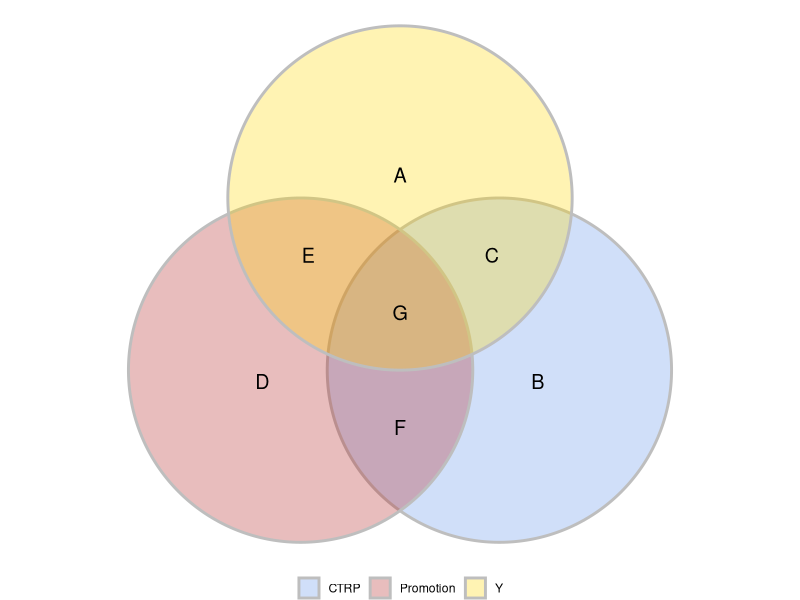

R code for this plot:
## ---- chunk 1
knitr::opts_chunk$set(
	echo = FALSE,
	message = FALSE,
	warning = FALSE
)
library(tidyverse)
library(caret)
library(gridExtra)
library(MASS)
library(stringr)
library(limma)
library(tidyverse)
library(ggforce)
set.seed(0512)
## ---- chunk 2
raw_df <- read_csv("../data/CTRP.csv") %>% dplyr::select(-one_of('Serial'))
colnames(raw_df) <- make.names(colnames(raw_df))
raw_df %>% sample_n(5)
## ---- chunk 3
summary(raw_df)
## ---- chunk 4
plot_bivariate_cont <- function(raw_data, pred_column_name){
  bi_var_df <- raw_df %>% select_if(is.numeric)
  for(column in colnames(bi_var_df)){
    if(column != pred_column_name){
      trainList_bi <- createDataPartition(y = unlist(raw_df[pred_column_name]), times = 1,p = 0.8, list = FALSE)
      dfTest_bi <- raw_df[-trainList_bi,]
      dfTrain_bi <- raw_df[trainList_bi,]
      form_2 = as.formula(paste0(pred_column_name,' ~ ',column))
      set.seed(1234)
      objControl <- trainControl(method = "none",
                               summaryFunction = defaultSummary)
      
      cont_loop_caret_model <- train(form_2, data = dfTrain_bi,
                             method = 'lm',
                             trControl = objControl,
                             metric = "RMSE"
                             )
      print(summary(cont_loop_caret_model))
      print(strrep("-",100)) 
    }
  }
}
plot_bivariate_cont(raw_df, pred_column_name = 'R')
## ---- chunk 5
form_2 = as.formula(paste0('R~.'))
set.seed(1234)
objControl <- trainControl(method = "none",
                         summaryFunction = defaultSummary)

model <- train(form_2, data = raw_df,
                       method = 'lm',
                       trControl = objControl,
                       metric = "RMSE")
print(summary(model))
predictions <- predict(object = model, raw_df)
## ---- chunk 6
set.seed((123))
mydata <- data.frame(A = rbinom(100, 1, 0.8),
                     B = rbinom(100, 1, 0.7),
                     C = rbinom(100, 1, 0.6)) %>%
                       mutate_all(., as.logical)
df.venn <- data.frame(x = c(0, 0.866, -0.866),
                      y = c(1, -0.5, -0.5),
                      labels = c('Y', 'CTRP', 'Promotion'))
vdc <- vennCounts(mydata)
class(vdc) <- 'matrix'
df.vdc <- as.data.frame(vdc)[-1,] %>%
  mutate(x = c(0, 1.2, 0.8, -1.2, -0.8, 0, 0),
         y = c(1.2, -0.6, 0.5, -0.6, 0.5, -1, 0)) %>% 
  mutate(lables = c('A', 'B', 'C', 'D', 'E', 'F', 'G'))
ggplot(df.venn) +
  geom_circle(aes(x0 = x, y0 = y, r = 1.5, fill = labels), alpha = .3, size = 1, colour = 'grey') +
  coord_fixed() +
  theme_void() +
  theme(legend.position = 'bottom') +
  scale_fill_manual(values = c('cornflowerblue', 'firebrick',  'gold')) +
  scale_colour_manual(values = c('cornflowerblue', 'firebrick', 'gold'), guide = FALSE) +
  labs(fill = NULL) +
  annotate("text", x = df.vdc$x, y = df.vdc$y, label = df.vdc$lables, size = 5)

## ---- chunk 7
form_3 = as.formula(paste0('CTRP~P'))
set.seed(1234)
objControl <- trainControl(method = "none",
                         summaryFunction = defaultSummary)

model3 <- train(form_3, data = raw_df,
                       method = 'lm',
                       trControl = objControl,
                       metric = "RMSE")
print(summary(model3))
pred_model <- raw_df
pred_model$predicted_ctrp <- predict(object = model3, raw_df)
pred_model$e_ctrp_p <- pred_model$CTRP - pred_model$predicted_ctrp
## ---- chunk 8
form_4 = as.formula(paste0('R~e_ctrp_p'))
set.seed(1234)
objControl <- trainControl(method = "none",
                         summaryFunction = defaultSummary)

model4 <- train(form_4, data = pred_model,
                       method = 'lm',
                       trControl = objControl,
                       metric = "RMSE")
print(summary(model4))
## ---- chunk 9
form_1 = as.formula(paste0('R~P'))
set.seed(1234)
objControl <- trainControl(method = "none",
                         summaryFunction = defaultSummary)

model1 <- train(form_1, data = pred_model,
                       method = 'lm',
                       trControl = objControl,
                       metric = "RMSE")

pred_model$explained_P <- predict(object = model1, pred_model)
pred_model$e_R_p <- pred_model$R - pred_model$explained_P


form_6 = as.formula(paste0('e_R_p ~ e_ctrp_p'))
set.seed(1234)
objControl <- trainControl(method = "none",
                         summaryFunction = defaultSummary)

model6 <- train(form_6, data = pred_model,
                       method = 'lm',
                       trControl = objControl,
                       metric = "RMSE")
summary(model6)
